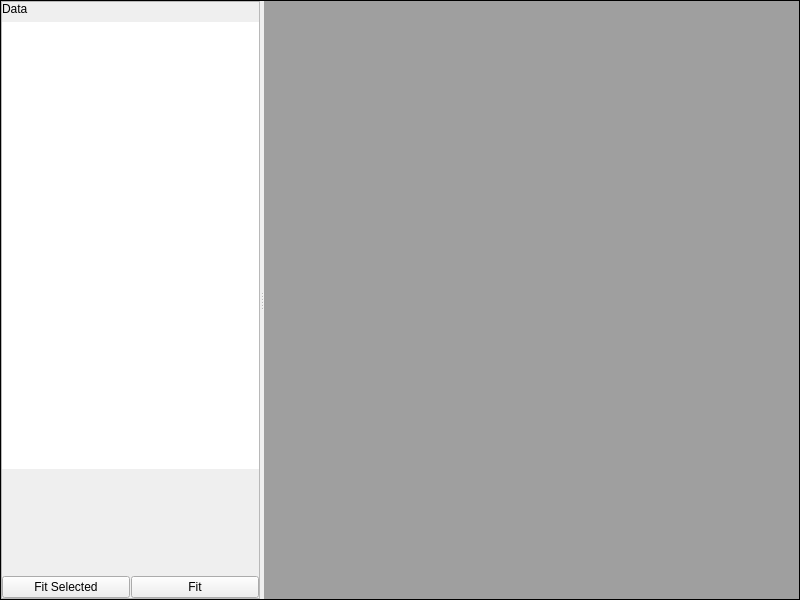
<?xml version="1.0" encoding="UTF-8"?>
<ui version="4.0">
 <class>FittingWidget</class>
 <widget class="QWidget" name="FittingWidget">
  <property name="geometry">
   <rect>
    <x>0</x>
    <y>0</y>
    <width>800</width>
    <height>600</height>
   </rect>
  </property>
  <property name="windowTitle">
   <string>Fitting</string>
  </property>
  <property name="styleSheet">
   <string notr="true"/>
  </property>
  <layout class="QVBoxLayout" name="verticalLayout_4">
   <property name="leftMargin">
    <number>0</number>
   </property>
   <property name="topMargin">
    <number>0</number>
   </property>
   <property name="rightMargin">
    <number>0</number>
   </property>
   <property name="bottomMargin">
    <number>0</number>
   </property>
   <item>
    <widget class="QSplitter" name="splitter">
     <property name="frameShape">
      <enum>QFrame::Box</enum>
     </property>
     <property name="orientation">
      <enum>Qt::Horizontal</enum>
     </property>
     <property name="childrenCollapsible">
      <bool>true</bool>
     </property>
     <widget class="QFrame" name="frame">
      <property name="frameShape">
       <enum>QFrame::StyledPanel</enum>
      </property>
      <property name="frameShadow">
       <enum>QFrame::Raised</enum>
      </property>
      <layout class="QVBoxLayout" name="verticalLayout">
       <property name="spacing">
        <number>1</number>
       </property>
       <property name="leftMargin">
        <number>0</number>
       </property>
       <property name="topMargin">
        <number>0</number>
       </property>
       <property name="rightMargin">
        <number>0</number>
       </property>
       <property name="bottomMargin">
        <number>0</number>
       </property>
       <item>
        <widget class="QScrollArea" name="scrollArea">
         <property name="frameShape">
          <enum>QFrame::NoFrame</enum>
         </property>
         <property name="widgetResizable">
          <bool>true</bool>
         </property>
         <widget class="QWidget" name="scrollAreaWidgetContents">
          <property name="geometry">
           <rect>
            <x>0</x>
            <y>0</y>
            <width>176</width>
            <height>563</height>
           </rect>
          </property>
          <layout class="QVBoxLayout" name="verticalLayout_2">
           <property name="leftMargin">
            <number>0</number>
           </property>
           <property name="topMargin">
            <number>0</number>
           </property>
           <property name="rightMargin">
            <number>0</number>
           </property>
           <property name="bottomMargin">
            <number>0</number>
           </property>
           <item>
            <widget class="QLabel" name="label">
             <property name="text">
              <string>Data</string>
             </property>
             <property name="margin">
              <number>4</number>
             </property>
            </widget>
           </item>
           <item>
            <widget class="FLIMSetListView" name="data_list">
             <property name="frameShape">
              <enum>QFrame::NoFrame</enum>
             </property>
             <property name="frameShadow">
              <enum>QFrame::Plain</enum>
             </property>
            </widget>
           </item>
           <item>
            <widget class="FittingParametersWidget" name="parameters_widget" native="true">
             <property name="minimumSize">
              <size>
               <width>0</width>
               <height>100</height>
              </size>
             </property>
            </widget>
           </item>
          </layout>
         </widget>
        </widget>
       </item>
       <item>
        <layout class="QHBoxLayout" name="horizontalLayout_2">
         <item>
          <widget class="QPushButton" name="fit_selected_button">
           <property name="text">
            <string>Fit Selected</string>
           </property>
          </widget>
         </item>
         <item>
          <widget class="QPushButton" name="fit_button">
           <property name="text">
            <string>Fit</string>
           </property>
          </widget>
         </item>
        </layout>
       </item>
      </layout>
     </widget>
     <widget class="QMdiArea" name="mdi_area"/>
    </widget>
   </item>
  </layout>
 </widget>
 <customwidgets>
  <customwidget>
   <class>FittingParametersWidget</class>
   <extends>QWidget</extends>
   <header>FittingParametersWidget.h</header>
   <container>1</container>
  </customwidget>
  <customwidget>
   <class>FLIMSetListView</class>
   <extends>QListView</extends>
   <header>FLIMSetListView.h</header>
  </customwidget>
 </customwidgets>
 <resources/>
 <connections/>
</ui>
